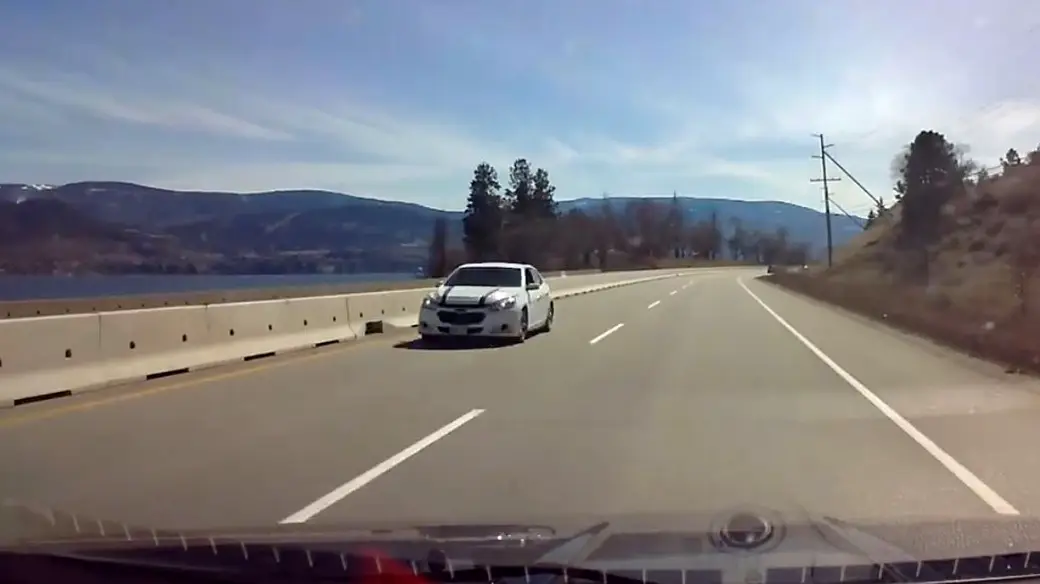
#> input picture Lab3/task1/img.jpg, 1040 x 584 px
$ python demonstration.py
#> lines starting #> are read from the running program, lines starting #| are printed output that depends on the picture; after the words box and inside, x2 and y2 are one past the last pixel; in counts of white or black regions, pixels touching at a corner belong together
import cv2
import numpy as np
import matplotlib.pyplot as plt

def demonstrate_lane_detection_steps(image_path):
    """
    Демонстрація всіх етапів розпізнавання дорожньої розмітки
    згідно з теоретичними відомостями лабораторної роботи
    """
#> called with image_path = 'img.jpg'

    # Завантаження зображення
    img = cv2.imread(image_path)
#> img is the input picture: shape (584, 1040, 3); mean B, G, R 133.7, 129.6, 129.9
    if img is None:
        print(f"Помилка: не вдалося завантажити зображення {image_path}")
        return

    # Конвертація з BGR в RGB для правильного відображення в matplotlib
    img_rgb = cv2.cvtColor(img, cv2.COLOR_BGR2RGB)

    print("=== ДЕМОНСТРАЦІЯ ЕТАПІВ РОЗПІЗНАВАННЯ ДОРОЖНЬОЇ РОЗМІТКИ ===")

    # Етап 1: Конвертація в сіре зображення
    print("Етап 1: Конвертація в сіре зображення")
    grayscale = cv2.cvtColor(img, cv2.COLOR_BGR2GRAY)
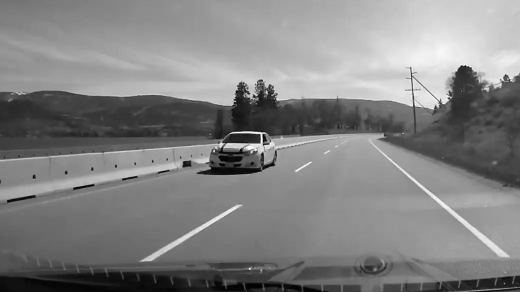
#> grayscale: shape (584, 1040) (shown at 1/2 size); min 0, max 255, mean 130.2

    # Етап 2: Розмиття за фільтром Гаусса
    print("Етап 2: Застосування розмиття Гаусса")
    kernel_size = 5
    blur = cv2.GaussianBlur(grayscale, (kernel_size, kernel_size), 0)

    # Етап 3: Застосування алгоритму Кенні
    print("Етап 3: Застосування алгоритму Кенні для виявлення країв")
    low_threshold = 50
    high_threshold = 150
    edges = cv2.Canny(blur, low_threshold, high_threshold)
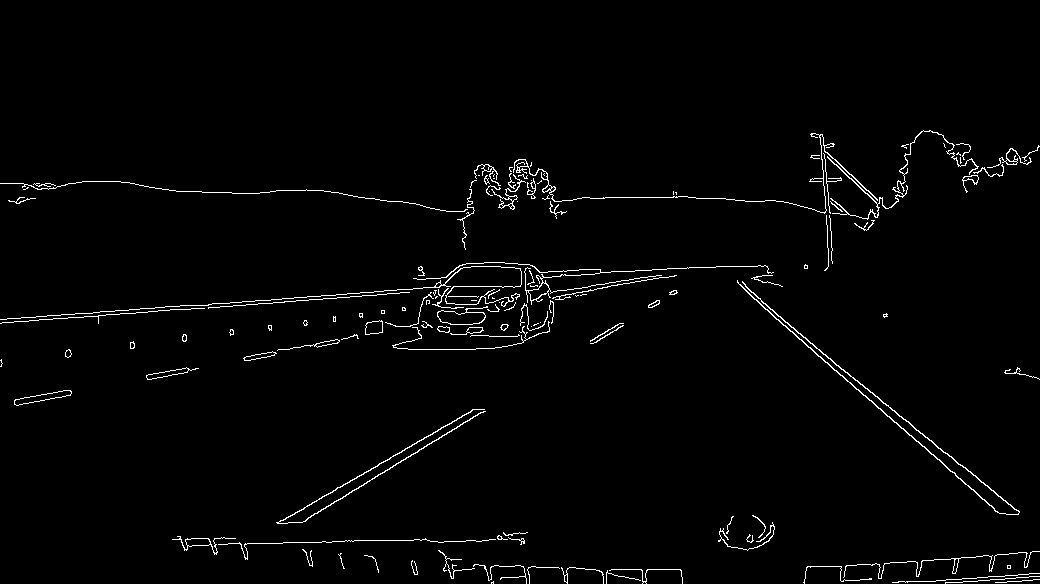
#> edges: shape (584, 1040); 1.8% white in thin lines or dots, all inside (x1, y1, x2, y2) = (0, 130, 1040, 584)

    # Етап 4: Створення маски
    print("Етап 4: Створення маски для виділення області інтересу")
    height, width = img.shape[:2]
    vertices = np.array([
        [(0, height),
         (int(width * 0.45), int(height * 0.6)),
         (int(width * 0.55), int(height * 0.6)),
         (width, height)]
    ], dtype=np.int32)

    mask = np.zeros_like(edges)
    cv2.fillPoly(mask, vertices, 255)
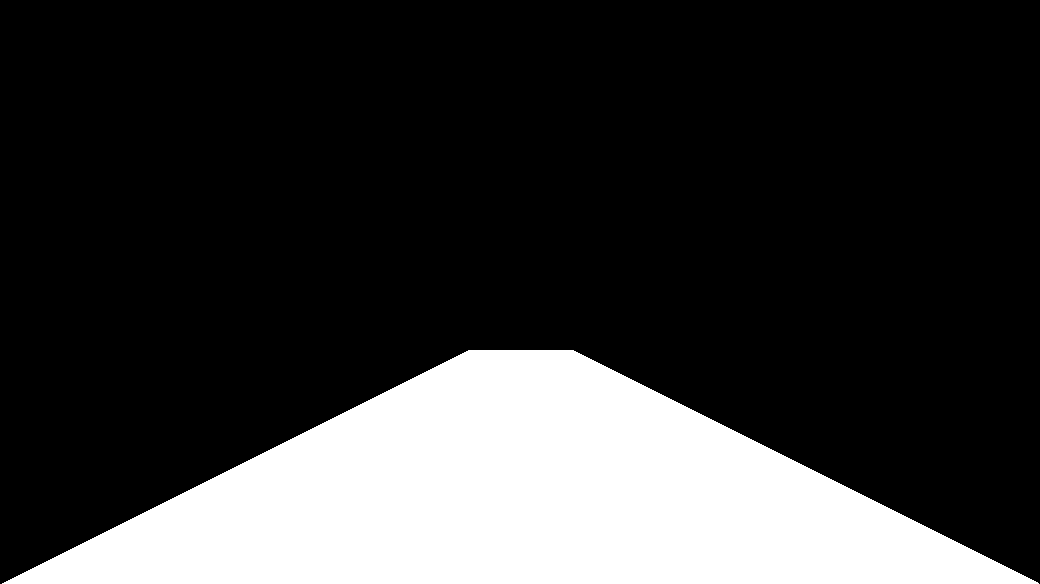
#> mask: shape (584, 1040); 22% white; 1 white region, box (x1, y1, x2, y2) and area: (2, 350, 1039, 584) 133847
    masked_edges = cv2.bitwise_and(edges, mask)
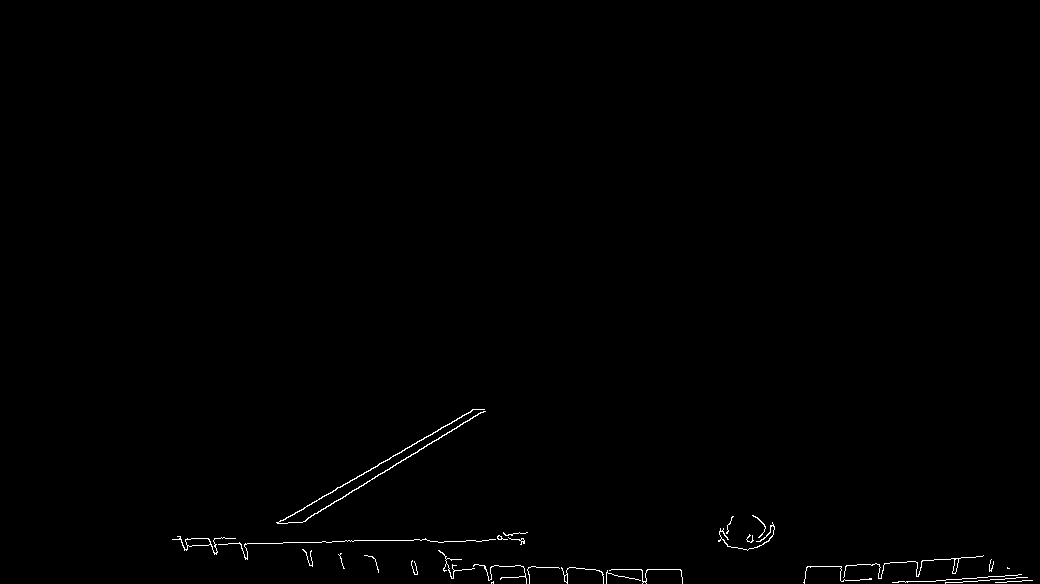
#> masked_edges: shape (584, 1040); 0.45% white in thin lines or dots, all inside (x1, y1, x2, y2) = (172, 409, 1033, 584)

    # Етап 5: Перетворення Хафа
    print("Етап 5: Застосування перетворення Хафа для виявлення ліній")
    rho = 2
    theta = np.pi / 180
    threshold = 20
    min_line_length = 40
    max_line_gap = 20

    lines = cv2.HoughLinesP(
        masked_edges, rho, theta, threshold,
        np.array([]),
        minLineLength=min_line_length,
        maxLineGap=max_line_gap
    )
#> lines = 20 rows, first 6: [209, 544, 353, 541], [474, 564, 584, 568], [342, 498, 481, 412], [277, 523, 475, 409], [444, 567, 490, 568], [596, 570, 660, 569]

    # Створення зображення з усіма виявленими лініями
    lines_img = img.copy()
    if lines is not None:
        for line in lines:
            for x1, y1, x2, y2 in line:
                cv2.line(lines_img, (x1, y1), (x2, y2), (255, 0, 0), 2)
#> this loop made 20 passes
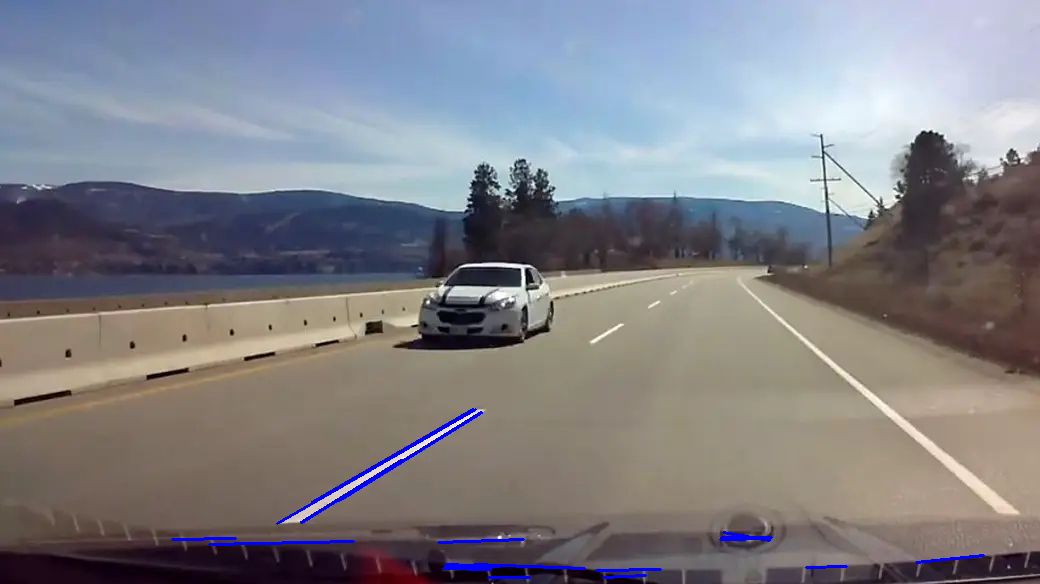
#> lines_img: shape (584, 1040, 3); 0.7% of pixels changed, all inside (x1, y1, x2, y2) = (171, 408, 985, 579)

    # Етап 6: Усереднення та відображення фінальних ліній
    print("Етап 6: Усереднення ліній та створення фінального результату")
    final_img = img.copy()

    def draw_averaged_lines(img, lines, color=[0, 255, 0], thickness=8):
#> called with lines = array of shape (20, 1, 4), thickness = 8
        if lines is None:
            return 0

        left_lines = []
        right_lines = []

        for line in lines:
            for x1, y1, x2, y2 in line:
                if x2 == x1:
                    continue

                slope = (y2 - y1) / (x2 - x1)
                intercept = y1 - slope * x1

                if 0.3 < slope < 2:
                    right_lines.append((slope, intercept))
                elif -2 < slope < -0.3:
                    left_lines.append((slope, intercept))
#> after the loop, left_lines = [(-0.619, 709.6), (-0.576, 682.5), (-0.62, 708.6), (-0.633, 714.1), (-0.578, 682.2)]; right_lines = []

        y_bottom = height
        y_top = int(height * 0.6)
        lines_drawn = 0

        if left_lines:
            avg_slope = np.mean([line[0] for line in left_lines])
#> avg_slope = -0.605
            avg_intercept = np.mean([line[1] for line in left_lines])
#> avg_intercept = 699.4
            x_bottom = int((y_bottom - avg_intercept) / avg_slope)
#> x_bottom = 190
            x_top = int((y_top - avg_intercept) / avg_slope)
#> x_top = 577
            cv2.line(img, (x_bottom, y_bottom), (x_top, y_top), color, thickness)
            lines_drawn += 1

        if right_lines:
            avg_slope = np.mean([line[0] for line in right_lines])
            avg_intercept = np.mean([line[1] for line in right_lines])
            x_bottom = int((y_bottom - avg_intercept) / avg_slope)
            x_top = int((y_top - avg_intercept) / avg_slope)
            cv2.line(img, (x_bottom, y_bottom), (x_top, y_top), color, thickness)
            lines_drawn += 1

        return lines_drawn

    lines_count = draw_averaged_lines(final_img, lines)
#> lines_count = 1
    print(f"Виявлено та відображено {lines_count} дорожніх ліній")
#| Виявлено та відображено 1 дорожніх ліній

    # Створення великого зображення з усіма етапами
    fig, axes = plt.subplots(3, 3, figsize=(15, 12))
    fig.suptitle('Етапи розпізнавання дорожньої розмітки', fontsize=16)

    # Оригінальне зображення
    axes[0, 0].imshow(img_rgb)
    axes[0, 0].set_title('1. Оригінальне зображення')
    axes[0, 0].axis('off')

    # Сіре зображення
    axes[0, 1].imshow(grayscale, cmap='gray')
    axes[0, 1].set_title('2. Сіре зображення')
    axes[0, 1].axis('off')

    # Розмите зображення
    axes[0, 2].imshow(blur, cmap='gray')
    axes[0, 2].set_title('3. Розмиття Гаусса')
    axes[0, 2].axis('off')

    # Краї
    axes[1, 0].imshow(edges, cmap='gray')
    axes[1, 0].set_title('4. Алгоритм Кенні')
    axes[1, 0].axis('off')

    # Маска
    axes[1, 1].imshow(mask, cmap='gray')
    axes[1, 1].set_title('5. Маска області інтересу')
    axes[1, 1].axis('off')

    # Замасковані краї
    axes[1, 2].imshow(masked_edges, cmap='gray')
    axes[1, 2].set_title('6. Замасковані краї')
    axes[1, 2].axis('off')

    # Всі лінії Хафа
    axes[2, 0].imshow(cv2.cvtColor(lines_img, cv2.COLOR_BGR2RGB))
    axes[2, 0].set_title('7. Лінії Хафа (всі)')
    axes[2, 0].axis('off')

    # Фінальний результат
    axes[2, 1].imshow(cv2.cvtColor(final_img, cv2.COLOR_BGR2RGB))
    axes[2, 1].set_title('8. Фінальний результат')
    axes[2, 1].axis('off')

    # Порівняння до/після
    comparison = np.hstack([img_rgb, cv2.cvtColor(final_img, cv2.COLOR_BGR2RGB)])
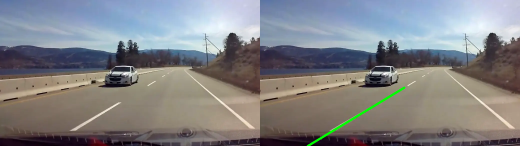
#> comparison: shape (584, 2080, 3) (shown at 1/4 size); mean R, G, B 129.4, 130, 133.2
    axes[2, 2].imshow(comparison)
    axes[2, 2].set_title('9. До/Після')
    axes[2, 2].axis('off')

    plt.tight_layout()
    plt.savefig('lane_detection_stages.png', dpi=300, bbox_inches='tight')
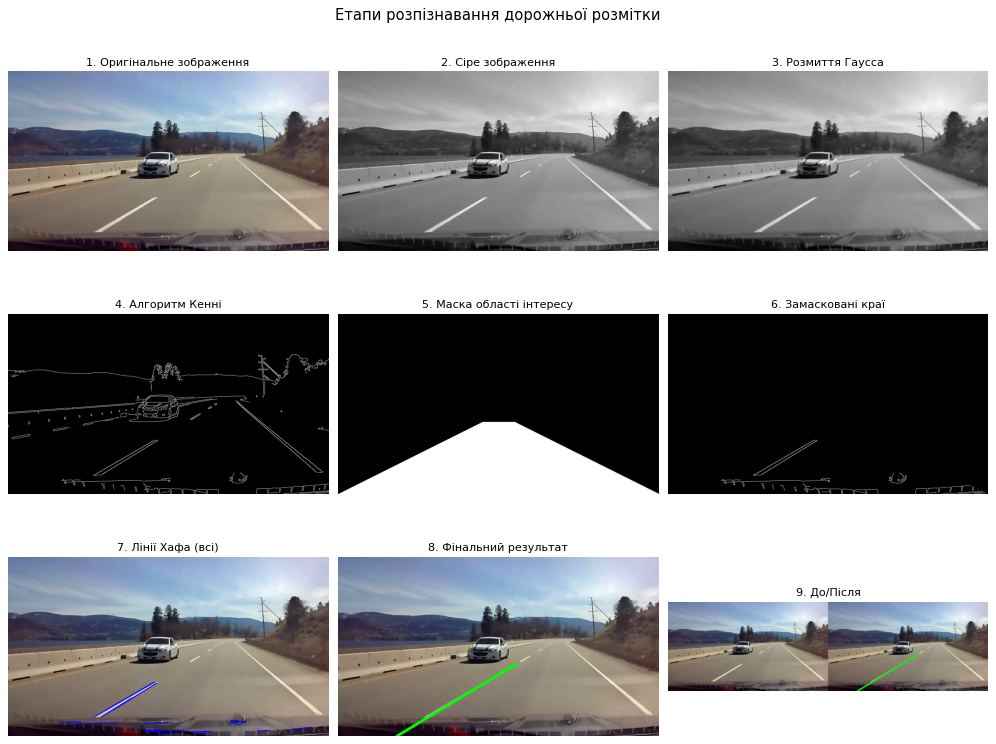
#> figure drawn by matplotlib, 9 panels
    plt.show()

    # Збереження результатів
    cv2.imwrite('result_final.jpg', final_img)
    cv2.imwrite('result_all_lines.jpg', lines_img)

    print("\n=== РЕЗУЛЬТАТИ ===")
    print("✅ Всі етапи обробки виконані успішно")
    print("✅ Графік збережено як: lane_detection_stages.png")
    print("✅ Фінальний результат збережено як: result_final.jpg")
    print("✅ Всі лінії Хафа збережено як: result_all_lines.jpg")

    return final_img

def analyze_parameters():
    """Аналіз впливу різних параметрів на результат"""
    print("\n=== АНАЛІЗ ПАРАМЕТРІВ ===")
    print("Параметри алгоритму Кенні:")
    print("- Нижній поріг: 50 (видаляє слабкі краї)")
    print("- Верхній поріг: 150 (зберігає сильні краї)")
    print("\nПараметри розмиття Гаусса:")
    print("- Розмір ядра: 5x5 (усуває шум)")
    print("\nПараметри перетворення Хафа:")
    print("- rho: 2 (точність відстані в пікселях)")
    print("- theta: π/180 (точність кута в радіанах)")
    print("- threshold: 20 (мінімальна кількість перетинів)")
    print("- min_line_length: 40 (мінімальна довжина лінії)")
    print("- max_line_gap: 20 (максимальний розрив між сегментами)")

if __name__ == "__main__":
    # Демонстрація для зображення
    print("Запуск демонстрації розпізнавання дорожньої розмітки...")

    try:
        result = demonstrate_lane_detection_steps("img.jpg")
        analyze_parameters()

        print("\nДемонстрація завершена успішно!")
        print("Перевірте збережені файли результатів.")

    except Exception as e:
        print(f"Помилка під час виконання: {e}")
        print("Переконайтеся, що файл img.jpg існує в поточній директорії")

$ run again, with Lab1/image.jpg copied over Lab3/task1/img.jpg
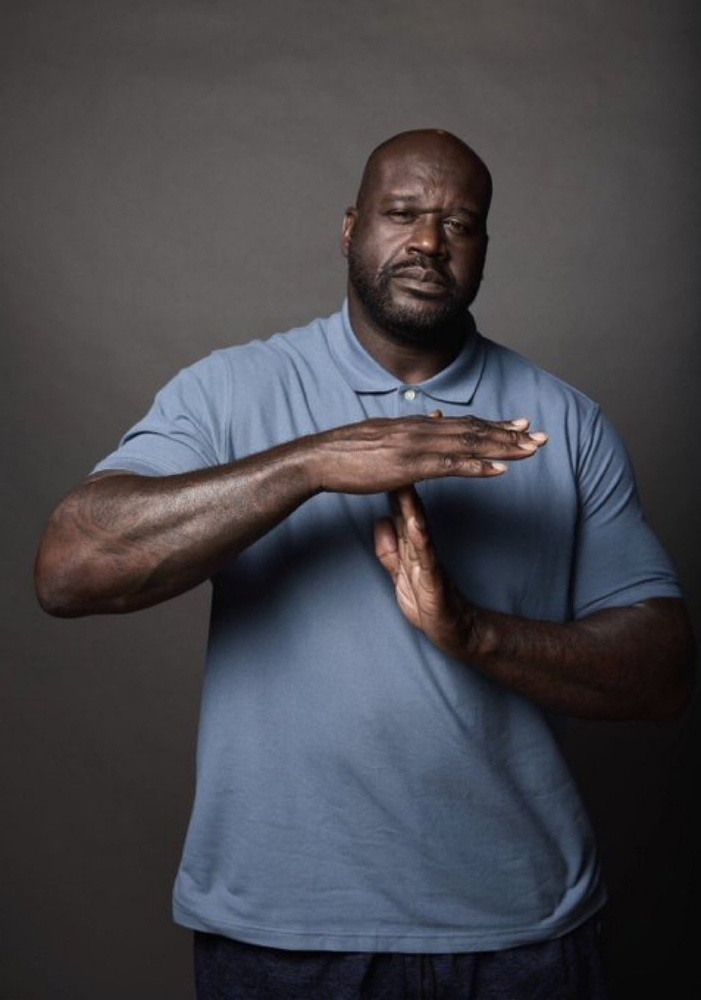
#> input picture Lab1/image.jpg, 701 x 1000 px, shrunk from 1022 x 1457 before the run
#> in demonstrate_lane_detection_steps, img is the input picture: shape (1000, 701, 3); mean B, G, R 74.8, 69.3, 70
#> edges: shape (1000, 701); 1.3% white in thin lines or dots, all inside (x1, y1, x2, y2) = (37, 128, 634, 954)
#> mask: shape (1000, 701); 22% white; 1 white region, box (x1, y1, x2, y2) and area: (0, 600, 701, 1000) 154557
#> masked_edges: shape (1000, 701); 0.11% white in thin lines or dots, all inside (x1, y1, x2, y2) = (172, 749, 595, 954)
#> lines = [[334, 951, 396, 951], [444, 952, 504, 949], [178, 872, 188, 825], [179, 924, 254, 944], [194, 803, 197, 749], [549, 917, 584, 874], [558, 907, 580, 864]]
#> the loop in demonstrate_lane_detection_steps, `for line in lines:` made 7 passes
#> after the loop in demonstrate_lane_detection_steps, `for line in lines:`:
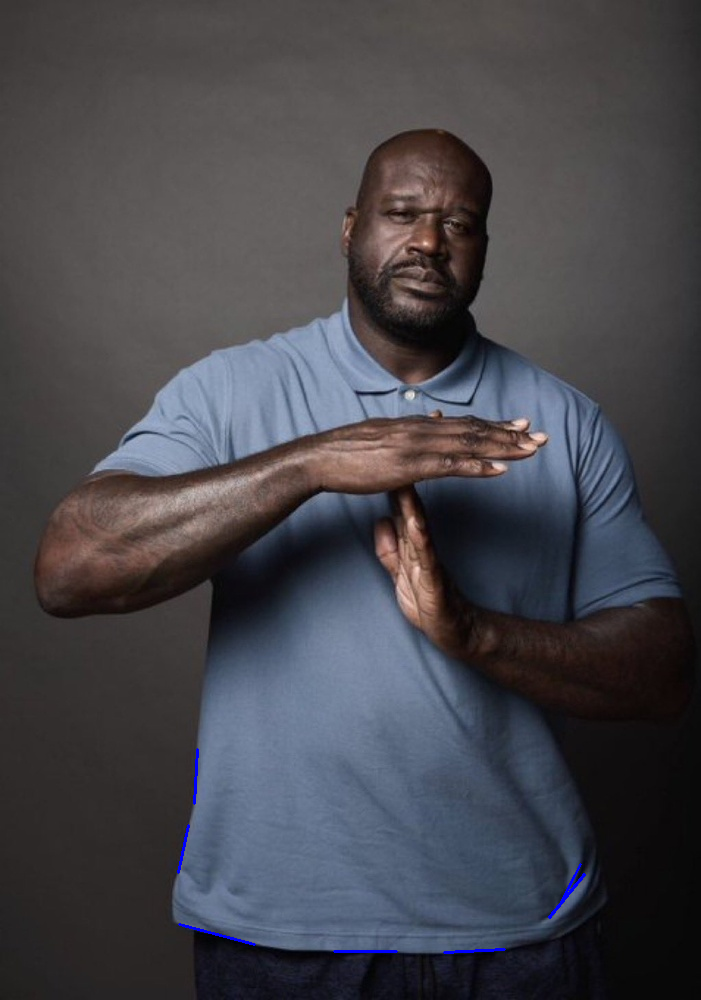
#> lines_img: shape (1000, 701, 3); 0.17% of pixels changed, all inside (x1, y1, x2, y2) = (177, 748, 586, 954)
#> the loop in draw_averaged_lines, `for line in lines:` made 7 passes
#> after the loop in draw_averaged_lines, `for line in lines:`: left_lines = [(-1.23, 1591.5), (-1.95, 1997.6)]; right_lines = []
#> avg_slope = -1.59
#> avg_intercept = 1794.6
#> x_bottom = 499
#> x_top = 750
#> lines_count = 1
#| Виявлено та відображено 1 дорожніх ліній
#> in demonstrate_lane_detection_steps, `comparison = np.hstack([img_rgb, cv2.cvtColor(final_img, cv2.COLOR_BGR..`:
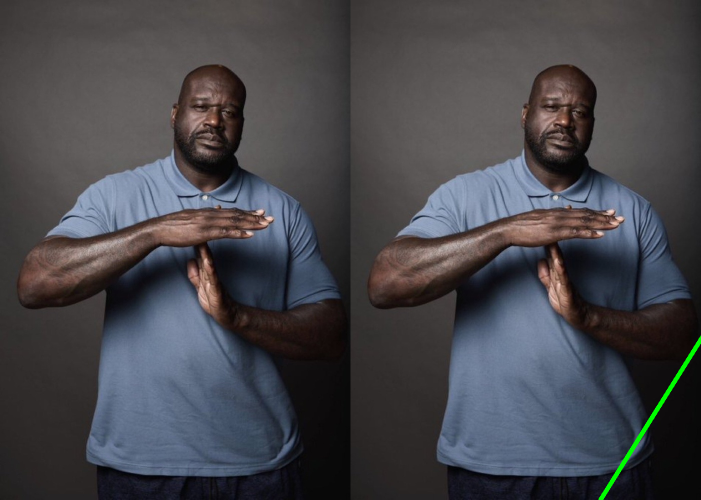
#> comparison: shape (1000, 1402, 3) (shown at 1/2 size); mean R, G, B 70, 69.9, 74.7
